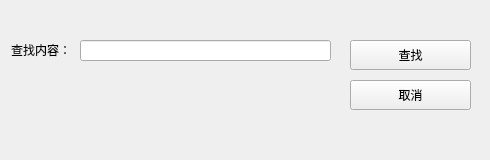
<?xml version="1.0" encoding="UTF-8"?>
<ui version="4.0">
 <class>SrchWindow</class>
 <widget class="QWidget" name="SrchWindow">
  <property name="geometry">
   <rect>
    <x>0</x>
    <y>0</y>
    <width>490</width>
    <height>160</height>
   </rect>
  </property>
  <property name="windowTitle">
   <string>搜索</string>
  </property>
  <widget class="QPushButton" name="pushButton">
   <property name="geometry">
    <rect>
     <x>350</x>
     <y>40</y>
     <width>121</width>
     <height>30</height>
    </rect>
   </property>
   <property name="text">
    <string>查找</string>
   </property>
  </widget>
  <widget class="QLineEdit" name="lineEdit">
   <property name="geometry">
    <rect>
     <x>80</x>
     <y>40</y>
     <width>251</width>
     <height>21</height>
    </rect>
   </property>
   <property name="toolTip">
    <string/>
   </property>
   <property name="cursorPosition">
    <number>0</number>
   </property>
  </widget>
  <widget class="QLabel" name="label">
   <property name="geometry">
    <rect>
     <x>11</x>
     <y>40</y>
     <width>81</width>
     <height>20</height>
    </rect>
   </property>
   <property name="text">
    <string>查找内容：</string>
   </property>
  </widget>
  <widget class="QPushButton" name="pushButton_2">
   <property name="geometry">
    <rect>
     <x>350</x>
     <y>80</y>
     <width>121</width>
     <height>30</height>
    </rect>
   </property>
   <property name="text">
    <string>取消</string>
   </property>
  </widget>
 </widget>
 <resources/>
 <connections/>
</ui>
